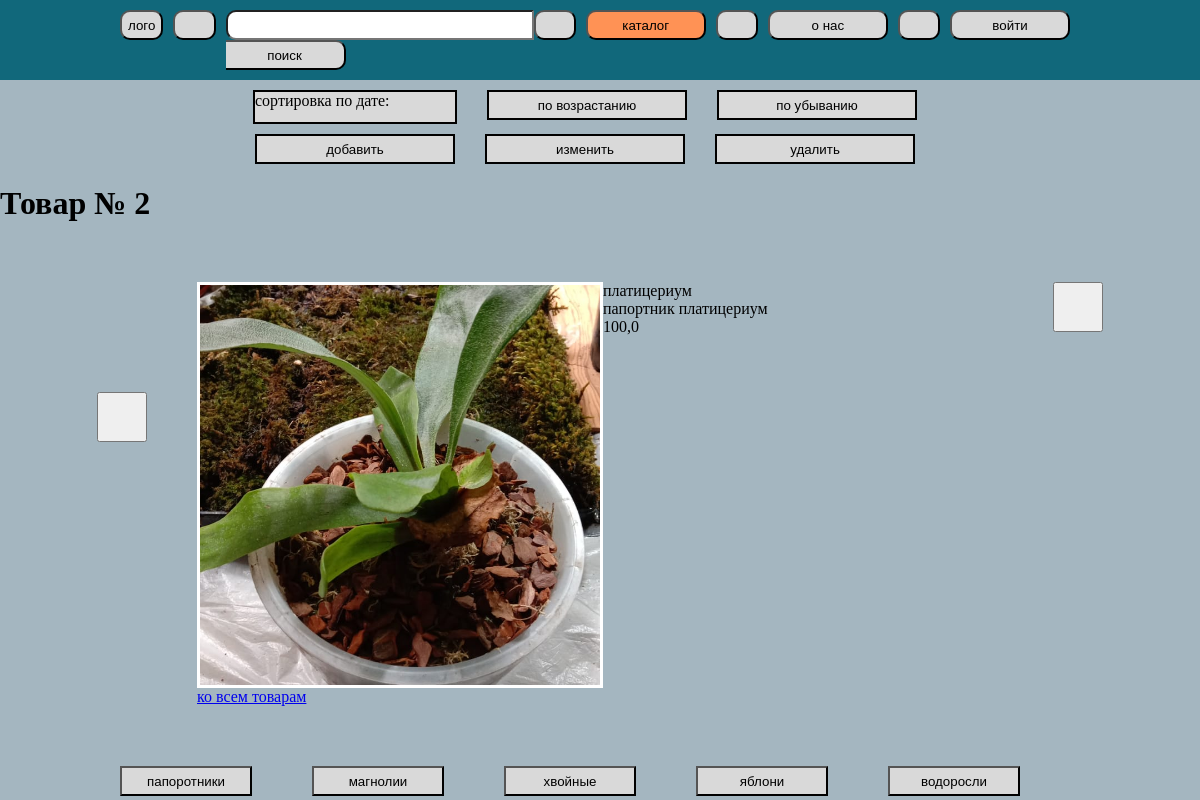
The app's page /catalog/2/ with its own data.
### bazaapp/models.py (models this page shows, shortened)
class Product(models.Model):
    title = models.CharField(max_length=20)
    tekst = models.TextField()
    price = models.FloatField(default = 0.0)
    data_create = models.DateTimeField(auto_now_add = True)
    vnalicii = models.BooleanField()
    image = models.ImageField(null = True, upload_to='images')
    category = models.ForeignKey(Category, on_delete=models.CASCADE)
    def get_absolute_url(self):
        return reverse('product_number', args=[str(self.id)])

### bazaapp/views.py (the view)
# urls.py: path('catalog/<int:pk>/', ProductDetail.as_view(), name='product_number'),
class ProductDetail(DetailView):
    model = Product
    template_name = 'product.html'
    context_object_name = 'product'

### templates/product.html (shortened to what this page needs)
{% extends 'flatpages/default.html' %}
{% block 5 %}class="buttonactive"{% endblock 5 %}
{% block content %}
   <h1>Товар № {{ product.id }}</h1>
<div class="product">
    <div class="divbutton-nazad">
        {% if product.get_previous_by_data_create.get_absolute_url %}
        <form action="{{ product.get_previous_by_data_create.get_absolute_url }}">
        <button class="button-nazad"></button>
        </form>
        {% endif %}
    </div>
           <div class="item_product2">
               <div class="item_product">
               <div class="image" style="background-image: url(/media/{{ product.image }})"></div>
               <div class="item-info">
               <p>{{ product.title }}</p>
               <p>{{ product.tekst }}</p>
               <p>{{ product.price }}</p>
               </div>
               </div>
               <p><a href="{% url 'product' %}">ко всем товарам</a></p>
           </div>
    {% if product.get_next_by_data_create.get_absolute_url %}
    <form action="{{ product.get_next_by_data_create.get_absolute_url }}">
    <div class="divbutton-vpered"><button class="button-vpered"></button></div>
    </form>
    {% endif %}
</div>
{% endblock content %}

### static/css/styles2.css (style rules this page uses)
body { margin: 0px; padding: 0px; background-color: #A4B6C0; }
p { margin: 0px; padding: 0px; }
.product { margin: 50px 0 50px 0; display: flex; justify-content: center; }
.divbutton-nazad { margin: 10% 50px 10% 0; }
.button-nazad { width: 50px; height: 50px; }
.divbutton-vpered { margin: 10% 0 10% 50px; }
.button-vpered { width: 50px; height: 50px; }
.item_product2 { padding: 10px 0; }
.item_product { display: flex; flex-wrap: wrap; justify-content: flex-start; }
.item_product .image { width:400px; height:400px; background-size: cover; background-position: center center; background-repeat: no-repeat; border: 3px solid #ffffff; }
.item_product .item-info { padding: 0 0; }
.item-info p { width:400px }

### records on screen
Product: id "2", image (picture), title "платицериум", tekst "папортник платицериум", price "100,0"
